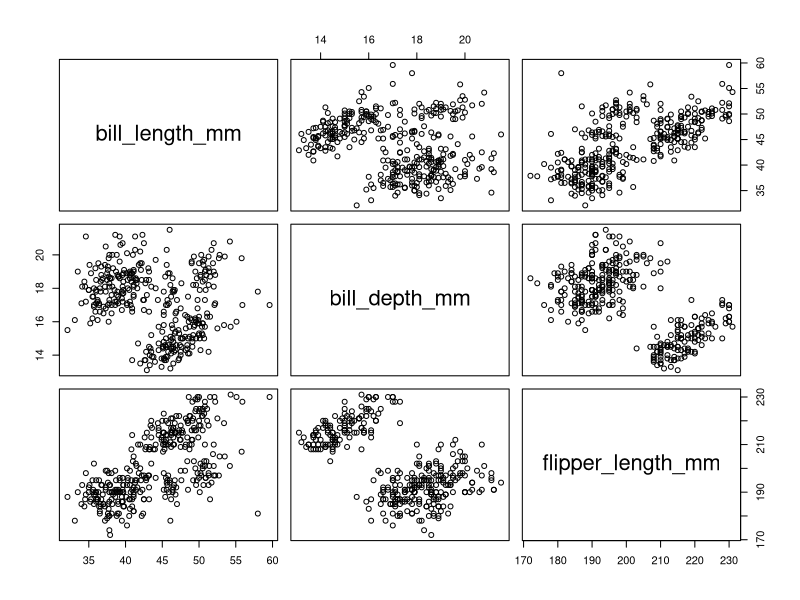
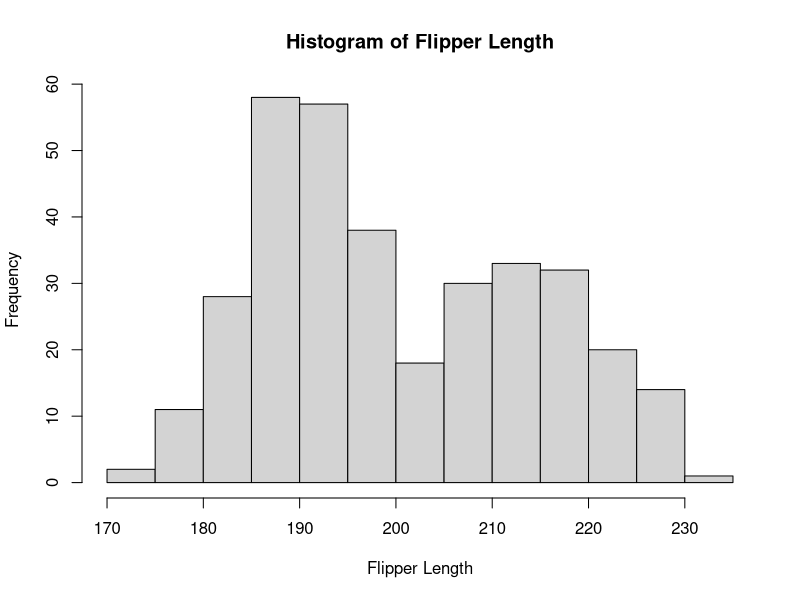
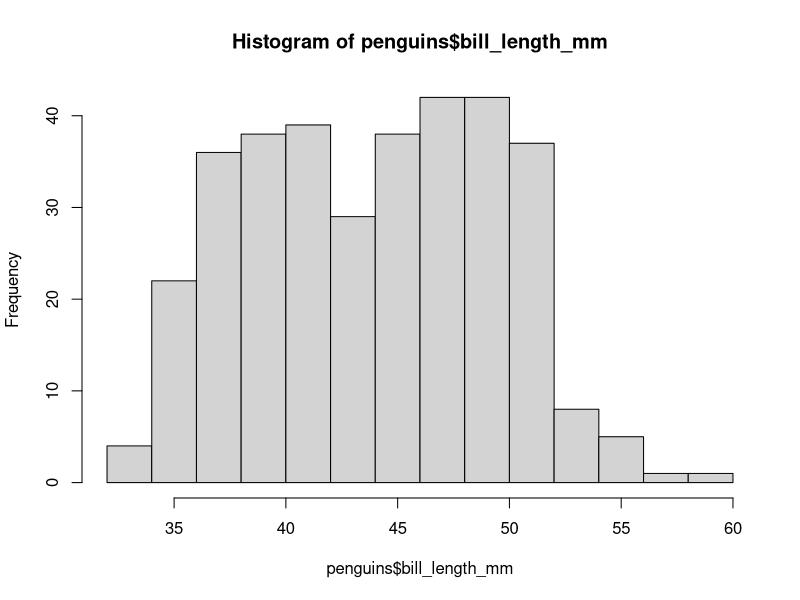

Reproduce these figures in R, in order.
## ---- chunk 1
knitr::opts_chunk$set(echo = TRUE)
## ---- chunk 2
require(palmerpenguins)
head(penguins)
## ---- chunk 3
plot(penguins[,3:5])
## ---- chunk 4
hist(penguins$flipper_length_mm, main="Histogram of Flipper Length",
     xlab="Flipper Length")
## ---- chunk 5
hist(penguins$bill_length_mm)
